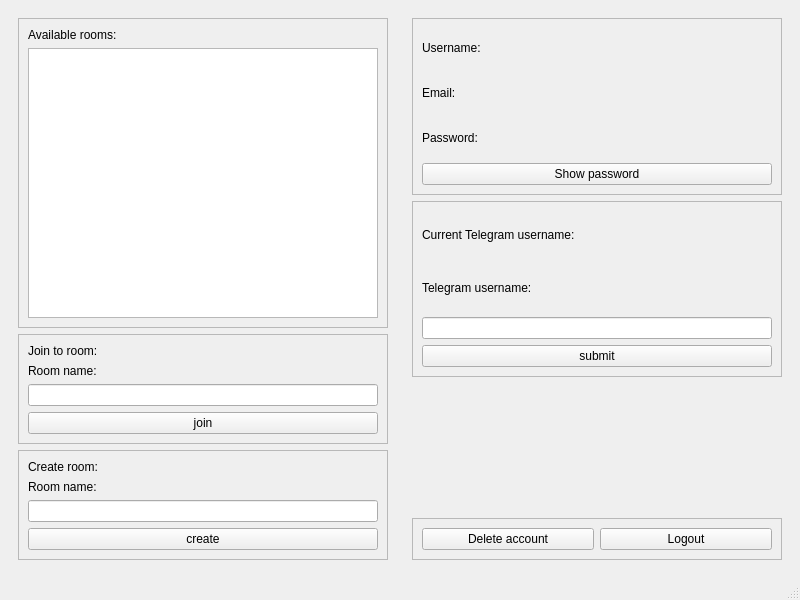
<?xml version="1.0" encoding="UTF-8"?>
<ui version="4.0">
 <class>MainWindow</class>
 <widget class="QMainWindow" name="MainWindow">
  <property name="geometry">
   <rect>
    <x>0</x>
    <y>0</y>
    <width>800</width>
    <height>600</height>
   </rect>
  </property>
  <property name="minimumSize">
   <size>
    <width>800</width>
    <height>600</height>
   </size>
  </property>
  <property name="windowTitle">
   <string>MainWindow</string>
  </property>
  <widget class="QWidget" name="centralwidget">
   <layout class="QHBoxLayout" name="horizontalLayout">
    <item>
     <widget class="QFrame" name="rooms_frame">
      <layout class="QVBoxLayout" name="verticalLayout">
       <item>
        <widget class="QFrame" name="connect_room">
         <property name="frameShape">
          <enum>QFrame::StyledPanel</enum>
         </property>
         <property name="frameShadow">
          <enum>QFrame::Raised</enum>
         </property>
         <layout class="QVBoxLayout" name="verticalLayout_3">
          <item>
           <widget class="QLabel" name="available_rooms_label">
            <property name="text">
             <string>Available rooms:</string>
            </property>
           </widget>
          </item>
          <item>
           <widget class="QListWidget" name="user_list_widget"/>
          </item>
         </layout>
        </widget>
       </item>
       <item>
        <widget class="QFrame" name="join_room_frame">
         <property name="enabled">
          <bool>true</bool>
         </property>
         <property name="frameShape">
          <enum>QFrame::StyledPanel</enum>
         </property>
         <property name="frameShadow">
          <enum>QFrame::Raised</enum>
         </property>
         <layout class="QVBoxLayout" name="verticalLayout_5">
          <item>
           <widget class="QLabel" name="join_room_label">
            <property name="text">
             <string>Join to room:</string>
            </property>
           </widget>
          </item>
          <item>
           <widget class="QLabel" name="room_name_label_2">
            <property name="text">
             <string>Room name:</string>
            </property>
           </widget>
          </item>
          <item>
           <widget class="QLineEdit" name="join_room_name_input"/>
          </item>
          <item>
           <widget class="QPushButton" name="join_room_button">
            <property name="text">
             <string>join</string>
            </property>
           </widget>
          </item>
         </layout>
        </widget>
       </item>
       <item>
        <widget class="QFrame" name="create_room_frame">
         <property name="frameShape">
          <enum>QFrame::StyledPanel</enum>
         </property>
         <property name="frameShadow">
          <enum>QFrame::Raised</enum>
         </property>
         <layout class="QVBoxLayout" name="verticalLayout_4">
          <item>
           <widget class="QLabel" name="create_room_label">
            <property name="text">
             <string>Create room:</string>
            </property>
           </widget>
          </item>
          <item>
           <widget class="QLabel" name="room_name_label">
            <property name="text">
             <string>Room name:</string>
            </property>
           </widget>
          </item>
          <item>
           <widget class="QLineEdit" name="create_room_name_input"/>
          </item>
          <item>
           <widget class="QPushButton" name="create_room_button">
            <property name="text">
             <string>create</string>
            </property>
           </widget>
          </item>
         </layout>
        </widget>
       </item>
      </layout>
     </widget>
    </item>
    <item>
     <widget class="QWidget" name="account_frame" native="true">
      <layout class="QVBoxLayout" name="verticalLayout_2">
       <item>
        <widget class="QFrame" name="user_info_frame">
         <property name="frameShape">
          <enum>QFrame::StyledPanel</enum>
         </property>
         <property name="frameShadow">
          <enum>QFrame::Raised</enum>
         </property>
         <layout class="QVBoxLayout" name="verticalLayout_7">
          <item>
           <widget class="QLabel" name="username_label">
            <property name="text">
             <string>Username:</string>
            </property>
           </widget>
          </item>
          <item>
           <widget class="QLabel" name="email_label">
            <property name="text">
             <string>Email:</string>
            </property>
           </widget>
          </item>
          <item>
           <widget class="QLabel" name="password_label">
            <property name="text">
             <string>Password:</string>
            </property>
           </widget>
          </item>
          <item>
           <widget class="QPushButton" name="show_password_button">
            <property name="text">
             <string>Show password</string>
            </property>
           </widget>
          </item>
         </layout>
        </widget>
       </item>
       <item>
        <widget class="QFrame" name="user_telegram_frame">
         <property name="frameShape">
          <enum>QFrame::StyledPanel</enum>
         </property>
         <property name="frameShadow">
          <enum>QFrame::Raised</enum>
         </property>
         <layout class="QVBoxLayout" name="verticalLayout_8">
          <item>
           <widget class="QLabel" name="current_telegram_label">
            <property name="text">
             <string>Current Telegram username:</string>
            </property>
           </widget>
          </item>
          <item>
           <widget class="QLabel" name="telegram_username_label">
            <property name="text">
             <string>Telegram username:</string>
            </property>
           </widget>
          </item>
          <item>
           <widget class="QLineEdit" name="telegram_username_input"/>
          </item>
          <item>
           <widget class="QPushButton" name="telegram_username_submit_button">
            <property name="text">
             <string>submit</string>
            </property>
           </widget>
          </item>
         </layout>
        </widget>
       </item>
       <item alignment="Qt::AlignBottom">
        <widget class="QFrame" name="user_action">
         <property name="frameShape">
          <enum>QFrame::StyledPanel</enum>
         </property>
         <property name="frameShadow">
          <enum>QFrame::Raised</enum>
         </property>
         <layout class="QHBoxLayout" name="horizontalLayout_2">
          <item>
           <widget class="QPushButton" name="delete_account_button">
            <property name="text">
             <string>Delete account</string>
            </property>
           </widget>
          </item>
          <item>
           <widget class="QPushButton" name="logout_button">
            <property name="text">
             <string>Logout</string>
            </property>
           </widget>
          </item>
         </layout>
        </widget>
       </item>
      </layout>
     </widget>
    </item>
   </layout>
  </widget>
  <widget class="QStatusBar" name="statusbar"/>
 </widget>
 <resources/>
 <connections/>
</ui>
